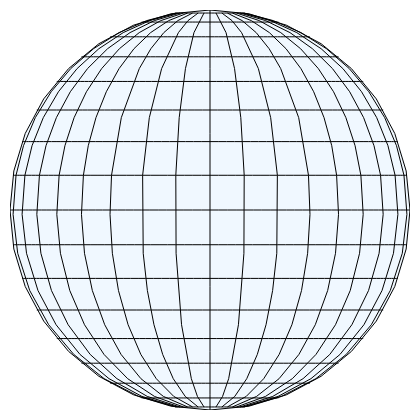

The specification (Vega-Lite) saved for this image:
### Vega specification from a JSON file in a GitHub repository (floating-point values rounded to 4 significant figures)
{"$schema": "https://vega.github.io/schema/vega/v5.json", "background": "white", "padding": 5, "width": 200, "height": 200, "style": "view", "data": [{"name": "source_0", "values": [{"type": "Sphere"}]}, {"name": "source_1", "transform": [{"type": "graticule"}]}], "projections": [{"name": "projection", "translate": [100, 100], "type": "orthographic", "scale": 100}], "marks": [{"name": "layer_0_marks", "type": "shape", "clip": true, "style": ["geoshape"], "from": {"data": "source_0"}, "encode": {"update": {"fill": {"value": "aliceblue"}, "ariaRoleDescription": {"value": "geoshape"}}}, "transform": [{"type": "geoshape", "projection": "projection"}]}, {"name": "layer_1_marks", "type": "shape", "clip": true, "style": ["geoshape"], "from": {"data": "source_1"}, "encode": {"update": {"stroke": {"value": "black"}, "strokeWidth": {"value": 0.5}, "fill": {"value": "transparent"}, "ariaRoleDescription": {"value": "geoshape"}}}, "transform": [{"type": "geoshape", "projection": "projection"}]}]}
